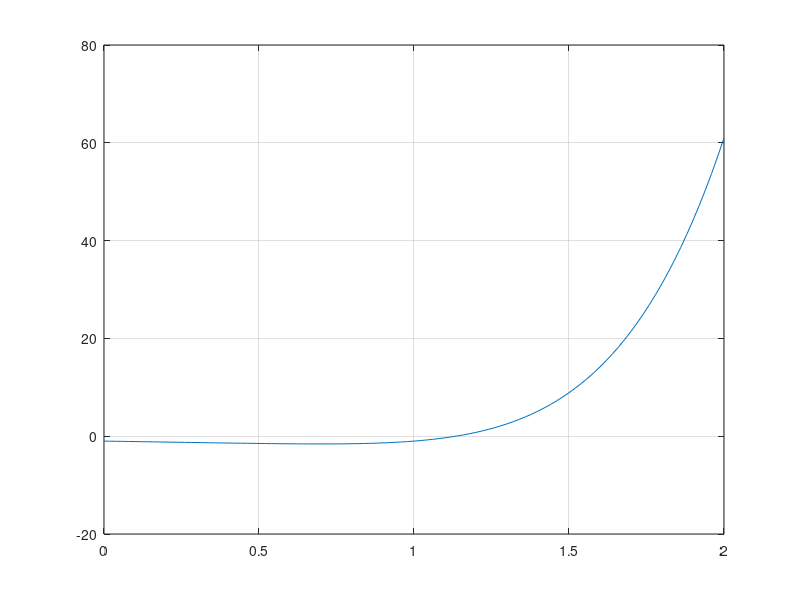

MATLAB code to generate this figure:
% Exercici
x=[0:0.02:2];
f=@(x)x.^6-x-1;
plot(x,f(x)),grid
% On creua ambel 0?
aprox=fzero(f,1)
% Veure si iterant 5 vegades aquest valor s'aproxima al aprox
f1=@(x)x.^6-x-1;
f2=@(x)x.^6-1;
y1=1
y2=1
for n=1:5
    y1=f1(y1)
    y2=f2(y2)
end
